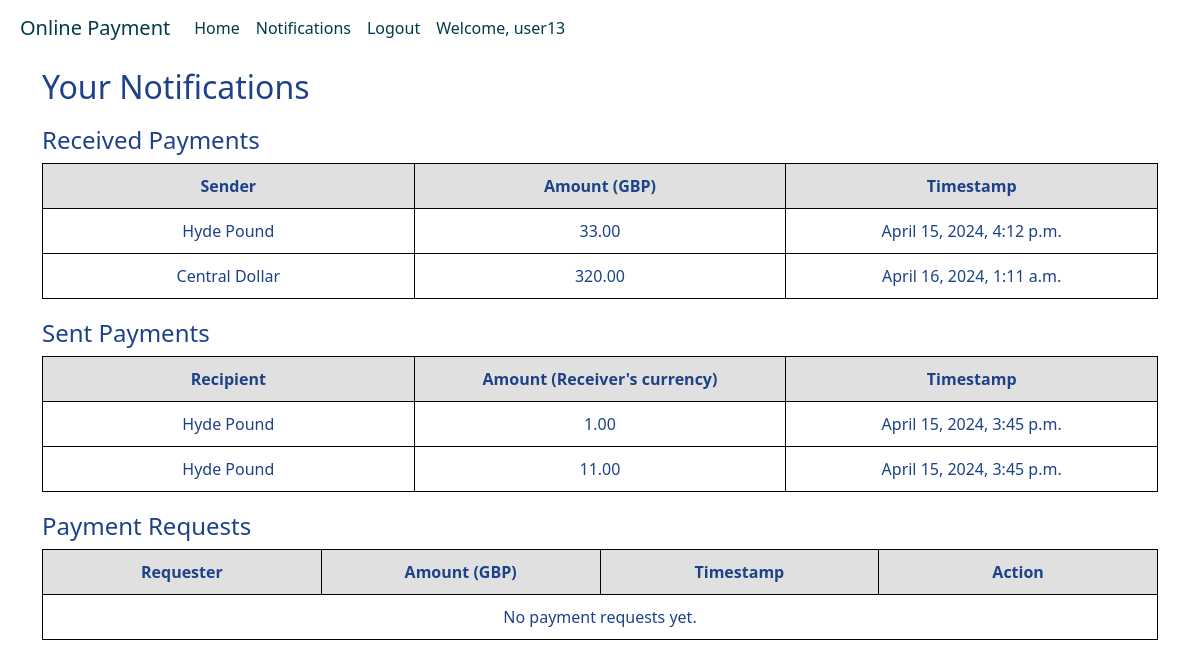
Before: /payapp/notifications/ (signed in) with the older database file.
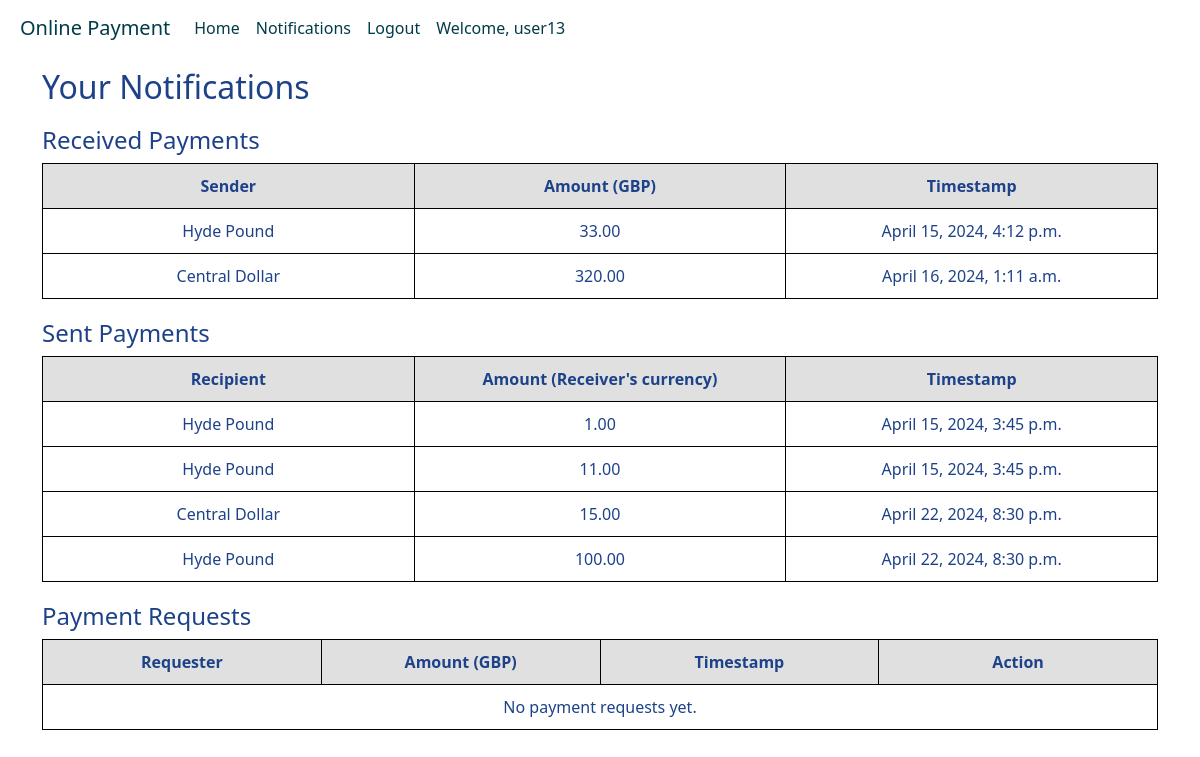
After: the same page with the newer database file.
### register/models.py (models this page shows, shortened)
class UserProfile(models.Model):
    user = models.OneToOneField(User, on_delete=models.CASCADE)
    first_name = models.CharField(max_length=100)
    last_name = models.CharField(max_length=100)
    email = models.EmailField()
    currency = models.CharField(max_length=3)
    balance = models.DecimalField(max_digits=10, decimal_places=2, default=1000)
    timestamp = models.DateTimeField(auto_now_add=True)

### payapp/models.py (models this page shows, shortened)
class Transaction(models.Model):
    sender = models.ForeignKey(UserProfile, on_delete=models.CASCADE, related_name='sent_transactions')
    recipient = models.ForeignKey(UserProfile, on_delete=models.CASCADE, related_name='received_transactions')
    amount = models.DecimalField(max_digits=10, decimal_places=2)
    timestamp = models.DateTimeField(auto_now_add=True)

### payapp/views.py (the view)
# urls.py: path('notifications/', views.notifications, name='notifications'),
@login_required
def notifications(request):
    received_payments = Transaction.objects.filter(recipient=request.user.userprofile)
    sent_payments = Transaction.objects.filter(sender=request.user.userprofile)
    payment_requests = PaymentRequest.objects.filter(sender=request.user.userprofile)
    user_currency = request.user.userprofile.currency
    return render(request, 'notifications.html', {
        'received_payments': received_payments,
        'sent_payments': sent_payments,
        'payment_requests': payment_requests,
        'user_currency': user_currency
    })

### templates/notifications.html (shortened to what this page needs)
{% extends './base.html' %}
{% block content %}
    <h2>Your Notifications</h2>
    <h4>Received Payments</h4>
    <table>
        <tr>
            <th>Sender</th>
            <th>Amount ({{ user_currency }})</th>
            <th>Timestamp</th>
        </tr>
        {% for payment in received_payments %}
            <tr>
                <td>{{ payment.sender.user.first_name }} {{ payment.sender.user.last_name }}</td>
                <td>{{ payment.amount }}</td>
                <td>{{ payment.timestamp }}</td>
            </tr>
        {% empty %}
            <tr>
                <td colspan="3">No received payments yet.</td>
            </tr>
        {% endfor %}
    </table>
    <h4>Sent Payments</h4>
    <table>
        <tr>
            <th>Recipient</th>
            <th>Amount (Receiver's currency)</th>
            <th>Timestamp</th>
        </tr>
        {% for payment in sent_payments %}
            <tr>
                <td>{{ payment.recipient.user.first_name }} {{ payment.recipient.user.last_name }}</td>
                <td>{{ payment.amount }}</td>
                <td>{{ payment.timestamp }}</td>
            </tr>
        {% empty %}
            <tr>
                <td colspan="3">No sent payments yet.</td>
            </tr>
        {% endfor %}
    </table>
    <h4>Payment Requests</h4>
    <table>
        <tr>
            <th>Requester</th>
            <th>Amount ({{ user_currency }})</th>
            <th>Timestamp</th>
            <th>Action</th>
        </tr>
        {% for request in payment_requests %}
            <tr>
                <td>{{ request.recipient.user.first_name }} {{ request.recipient.user.last_name }}</td>
                <td>{{ request.amount }}</td>
                <td>{{ request.timestamp }}</td>
                <td>
                    {% if request.is_accepted == None %}
                        <form method="post" style="display: flex; justify-content: center;">
                        {% csrf_token %}
                            <input type="submit" value="Accept" onclick="this.form.action='{% url 'accept_payment_request' request.id %}';">
                            <input type="submit" value="Decline" onclick="this.form.action='{% url 'decline_payment_request' request.id %}';">
                        </form>
                    {% elif request.is_accepted %}
                        Accepted
                    {% else %}
                        Declined
                    {% endif %}
                </td>
        {% empty %}
            <tr>
                <td colspan="4">No payment requests yet.</td>
            </tr>
        {% endfor %}
    </table>
{% endblock %}

### templates/base.html (shortened to what this page needs)
<!DOCTYPE html>
<html lang="en">
<head>
    {% load crispy_forms_tags %}
    <link href="https://cdn.jsdelivr.net/npm/bootstrap@5.3.0-alpha1/dist/css/bootstrap.min.css" rel="stylesheet">
</head>
<body>
<nav class="navbar navbar-expand-lg navbar-light fixed-top">
    <a class="navbar-brand" href="/register/user-list">Online Payment</a>
    <div class="collapse navbar-collapse" id="navbarText">
        <ul class="navbar-nav mr-auto">
            {% if user.is_authenticated %}
                <li class="nav-item">
                    <a class="nav-link" href="/register/user-list">Home</a>
                </li>
                <li class="nav-item">
                    <a class="nav-link" href="/payapp/notifications">Notifications</a>
                </li>
                <li class="nav-item">
                    <a class="nav-link" href="/register/logout">Logout</a>
                </li>
                <li class="nav-item">
                    <a class="nav-link" href="#">Welcome, {{user.username}}</a>
                </li>
            {% else %}
                <li class="nav-item">
                    <a class="nav-link" href="/register/login">Login</a>
                </li>
            {% endif %}
        </ul>
    </div>
</nav>
<div class="container py-5" id="content" name="content">
    {% block content %}
    {% endblock %}
</div>
</body>
</html>

### templates/base.html (style rules this page uses)
body { color: #1d4289; }
.navbar { background-color: #fff; }
.navbar .nav-link { color: #003b49 }
.navbar-brand { margin-left: 20px; color: #003b49 }
#content { margin-top: 20px; }

### templates/notifications.html (style rules this page uses)
h4 { margin-top: 20px; }
table { width: 100%; border-collapse: collapse; }
th, td { border: 1px solid black; padding: 10px; width: 25%; text-align: center; }
tr:nth-child(1) { background-color: #e0e0e0; }

Changed rows visible on the page:
added Transaction: recipient.user.first_name "Central", recipient.user.last_name "Dollar", amount "15.00", timestamp "April 22, 2024, 8:30 p.m.", shown under "Sent Payments"
added Transaction: recipient.user.first_name "Hyde", recipient.user.last_name "Pound", amount "100.00", timestamp "April 22, 2024, 8:30 p.m.", shown under "Sent Payments"
